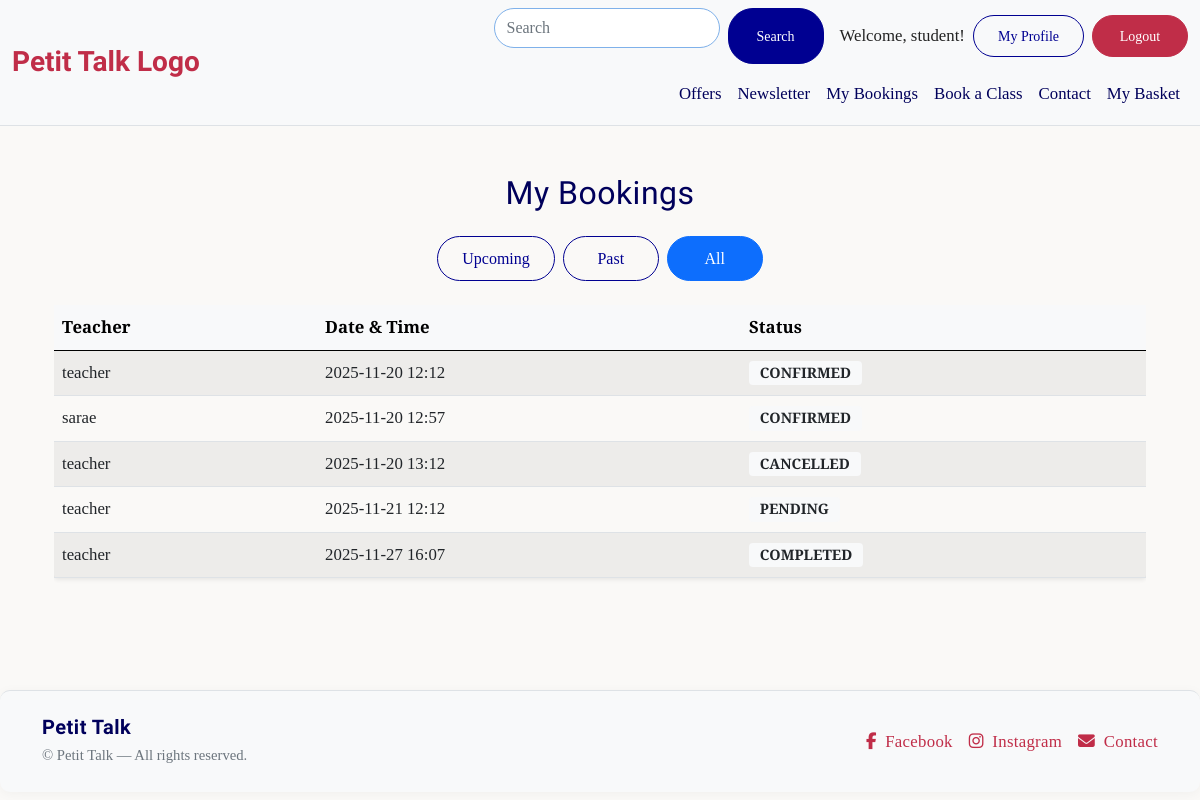
/bookings/dashboard/student/ (signed in), run on an earlier commit of the app's database.
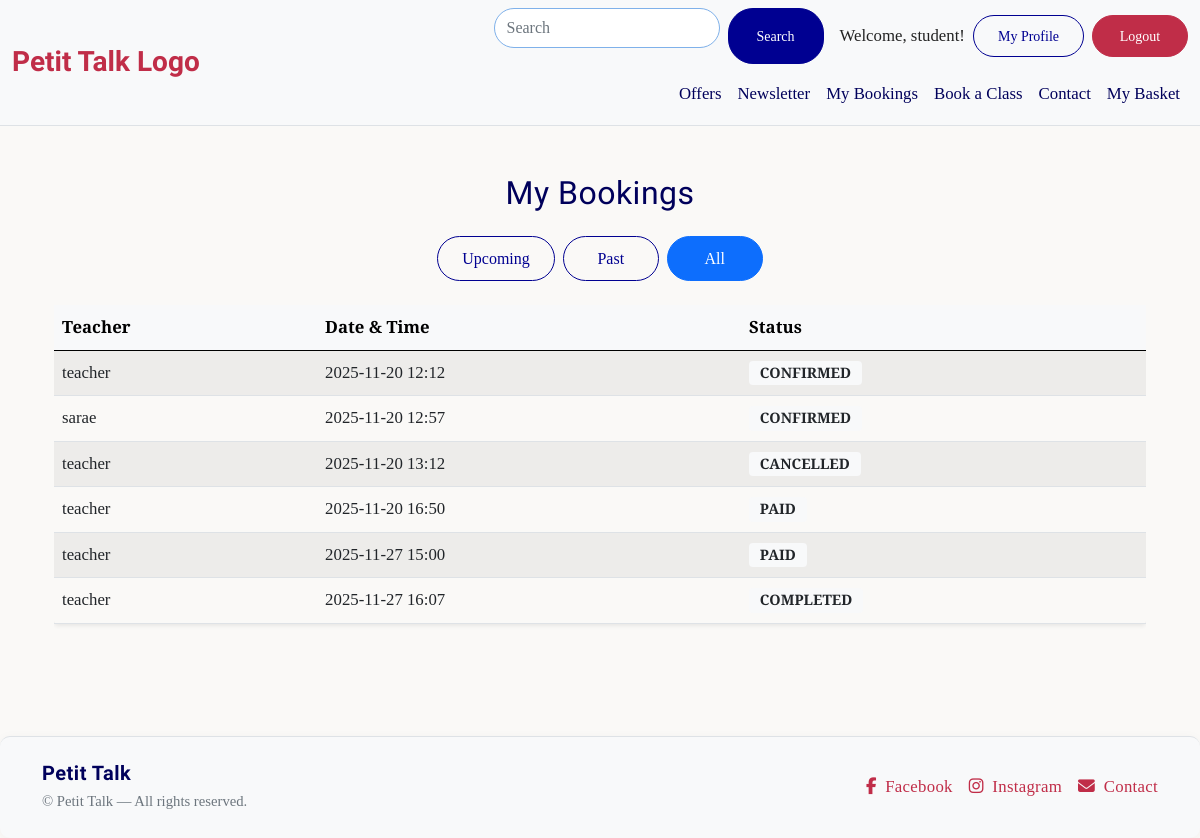
And on a later commit of the database.
### bookings/models.py (models this page shows, shortened)
class Booking(models.Model):
    student = models.ForeignKey(
        User, on_delete=models.CASCADE, related_name='student_bookings'
    )
    teacher = models.ForeignKey(
        User, on_delete=models.CASCADE, related_name='teacher_bookings'
    )
    scheduled_time = models.DateTimeField()
    purpose = models.TextField(blank=True)
    status = models.CharField(
        max_length=10, choices=BOOKING_STATUS, default='PENDING'
    )
    created_at = models.DateTimeField(auto_now_add=True)
    class Meta:
        ordering = ['-scheduled_time']
        unique_together = ('teacher', 'scheduled_time')  #Avoid double-booking for teachers

### bookings/views.py (the view)
# urls.py: path("dashboard/student/", views.student_dashboard, name="student_dashboard"),
@login_required
def student_dashboard(request):
    filter_option = request.GET.get("filter", "all")
    now = timezone.now()
    bookings = Booking.objects.filter(student=request.user)
    if filter_option == "upcoming":
        bookings = bookings.filter(scheduled_time__gte=now).order_by("scheduled_time")
    elif filter_option == "past":
        bookings = bookings.filter(scheduled_time__lt=now).order_by("-scheduled_time")
    else:
        bookings = bookings.order_by("scheduled_time")
    return render(
        request,
        "bookings/student_dashboard.html",
        {
            "bookings": bookings,
            "filter": filter_option
        }
    )

### bookings/templates/bookings/student_dashboard.html (shortened to what this page needs)
{% extends "base.html" %}
{% load static %}
{% block content %}
<div class="container py-4">
    <h2 class="mb-4 text-center">My Bookings</h2>
    <div class="d-flex justify-content-center mb-4 gap-2">
        <a href="?filter=upcoming"
           class="btn btn-outline-primary {% if filter == 'upcoming' %}active{% endif %}">
            Upcoming
        </a>
        <a href="?filter=past"
           class="btn btn-outline-primary {% if filter == 'past' %}active{% endif %}">
            Past
        </a>
        <a href="?filter=all"
           class="btn btn-outline-primary {% if filter == 'all' or not filter %}active{% endif %}">
            All
        </a>
    </div>
    {% if bookings %}
        <div class="table-responsive">
            <table class="table table-striped align-middle shadow-sm rounded">
                <thead class="table-light">
                    <tr>
                        <th>Teacher</th>
                        <th>Date & Time</th>
                        <th>Status</th>
                    </tr>
                </thead>
                <tbody>
                    {% for booking in bookings %}
                    <tr>
                        <td>{{ booking.teacher.username }}</td>
                        <td>{{ booking.scheduled_time|date:"Y-m-d H:i" }}</td>
                        <td>
                            <span class="badge
                                {% if booking.status == 'confirmed' %} bg-success
                                {% elif booking.status == 'pending' %} bg-warning text-dark
                                {% elif booking.status == 'cancelled' %} bg-danger
                                {% elif booking.status == 'paid' %} bg-primary
                                {% elif booking.status == 'unpaid' %} bg-secondary
                                {% else %} bg-light text-dark {% endif %}
                            ">
                                {{ booking.status|capfirst }}
                            </span>
                        </td>
                    </tr>
                    {% endfor %}
                </tbody>
            </table>
        </div>
    {% else %}
        <p class="text-center text-muted mt-4">
            You haven’t booked any lessons yet.
        </p>
    {% endif %}
</div>
{% endblock %}

What changed in the data, as far as the page shows it:
removed Booking: teacher.username "teacher", scheduled_time "2025-11-21 12:12", status "PENDING"
added Booking: teacher.username "teacher", scheduled_time "2025-11-20 16:50", status "PAID"
added Booking: teacher.username "teacher", scheduled_time "2025-11-27 15:00", status "PAID"
